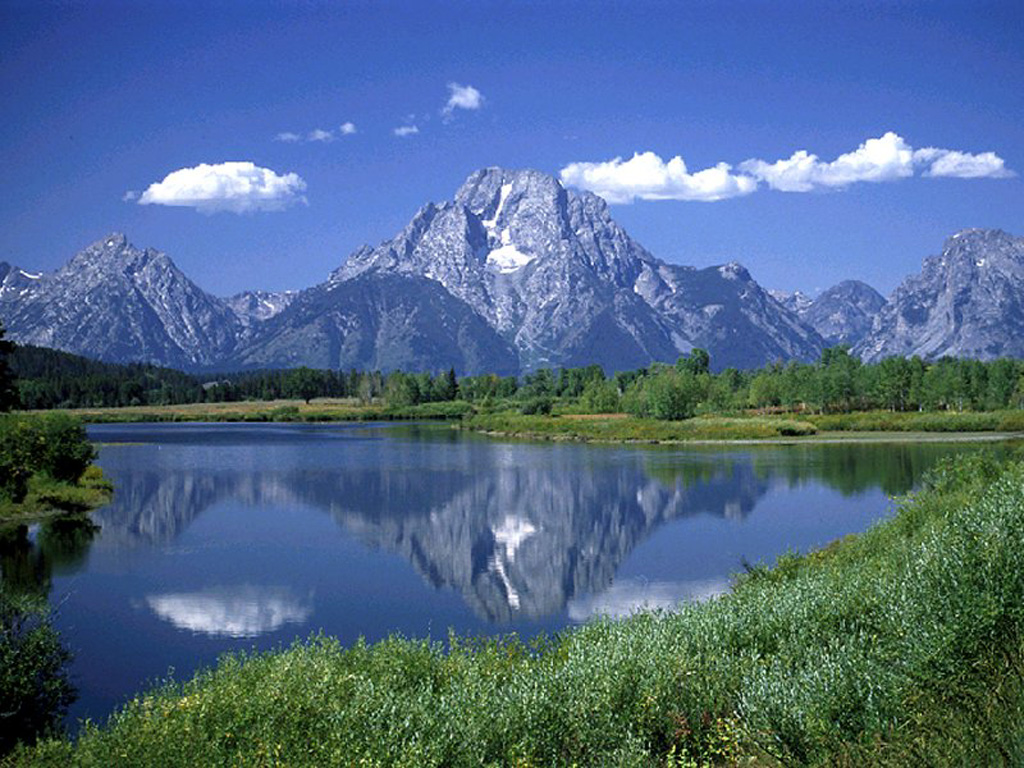
%> input picture School/ECE 302/Image Processing/Edge Detection/mountain.jpg, 1024 x 768 px
$ octave edge_detection.m   (GNU Octave 9; MATLAB toolbox functions it lacks are replaced by stand-ins)
%> lines starting %> are read from the running program, lines starting %| are printed output that depends on the picture; in (x1, y1, x2, y2) boxes, pixels count from 0 and x2, y2 are one past the last pixel; in counts of white or black regions, pixels touching at a corner belong together; the program's own positions count from 1
%Image Processing Edge Detection
clc; clear;
close all;
imtool close all;
mountain = imread('mountain.jpg');
%> mountain is the input picture: size 768x1024x3 uint8; mean R, G, B 78.8, 104.8, 135.1
figure()
imshow(mountain);
grayMountain = mountain(:, :, 1); % Take green channel.
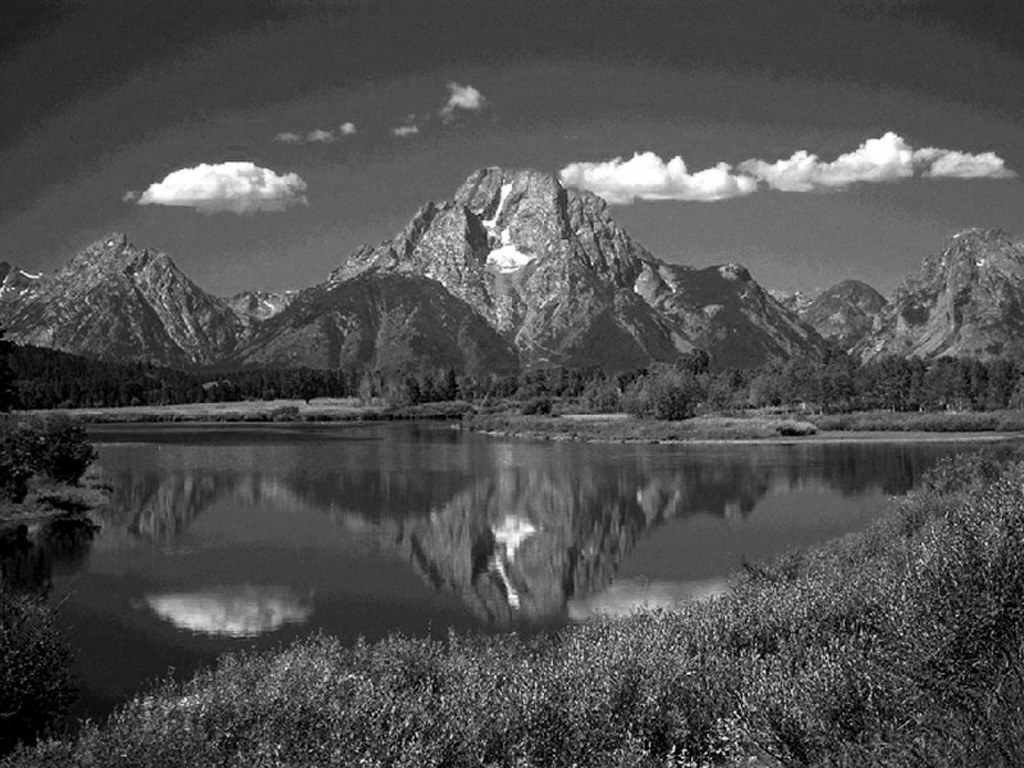
%> grayMountain: size 768x1024 uint8; min 0, max 255, mean 78.8
imshow(grayMountain);
edge1 = edge(grayMountain, 'canny');
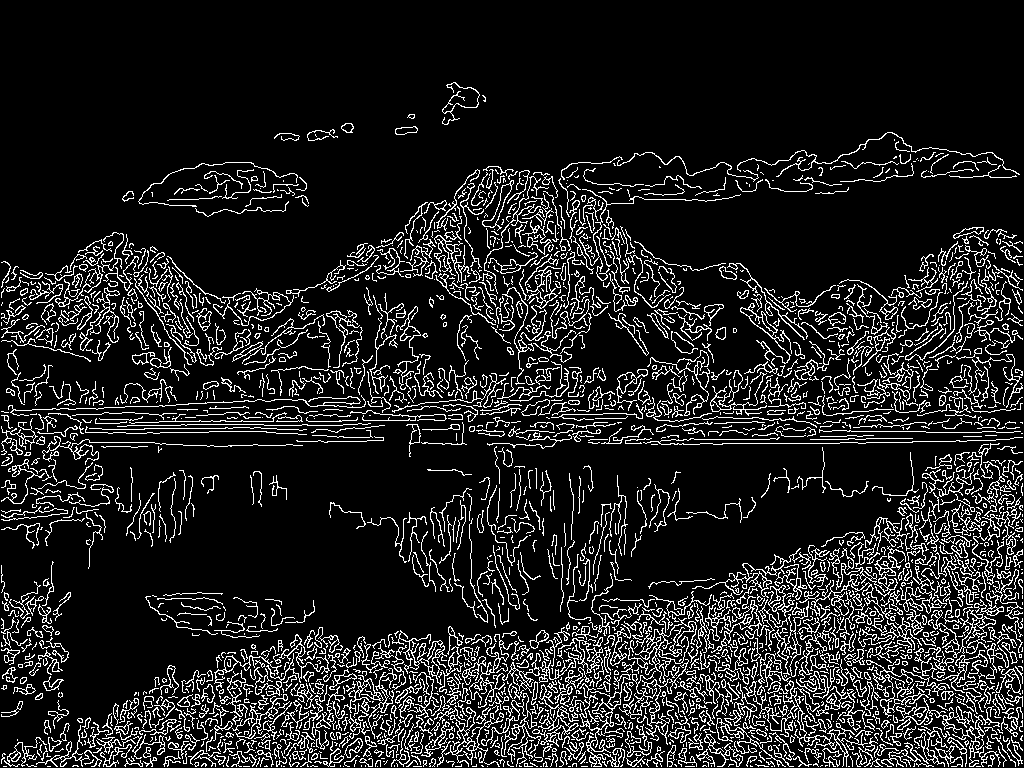
%> edge1: size 768x1024 logical; 12.5% white in thin lines or dots, all inside (x1, y1, x2, y2) = (1, 82, 1023, 767)
edge2 = edge(grayMountain, 'sobel');
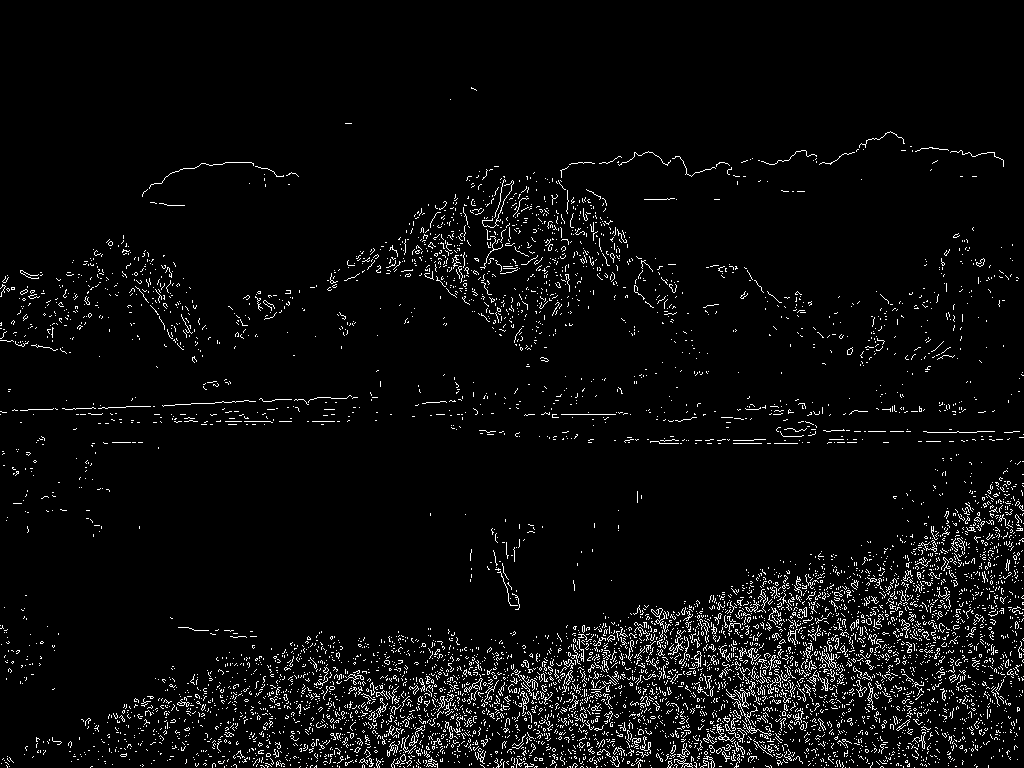
%> edge2: size 768x1024 logical; 4.3% white in thin lines or dots, all inside (x1, y1, x2, y2) = (0, 87, 1024, 768)
edge3 = edge(grayMountain, 'roberts');
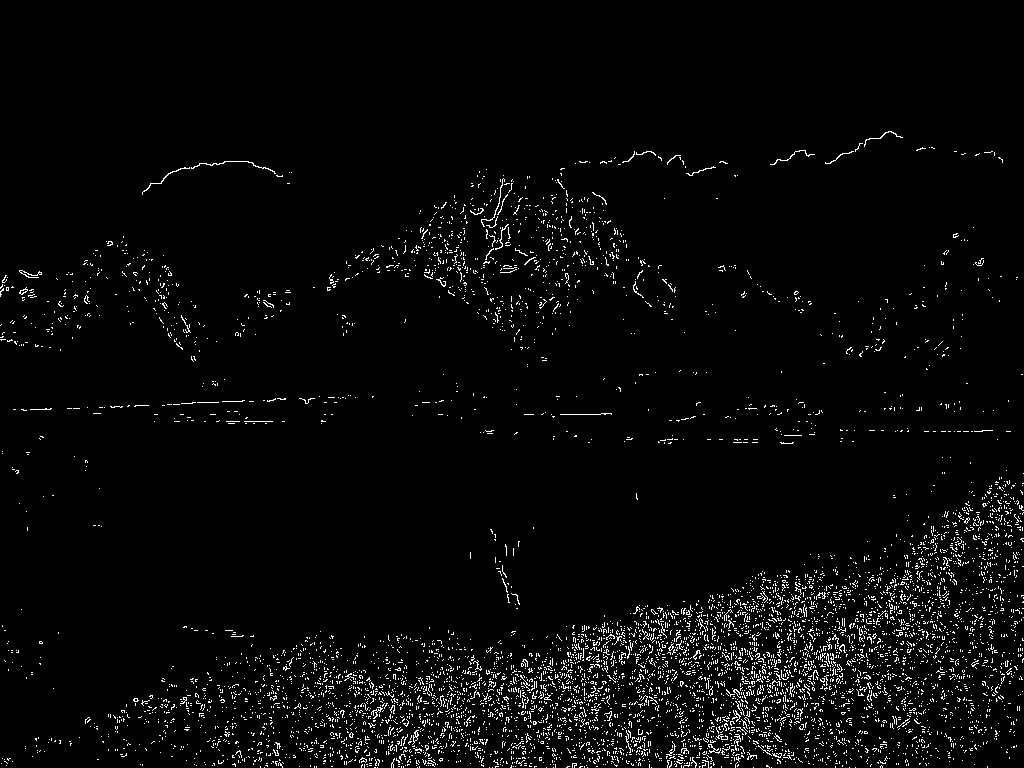
%> edge3: size 768x1024 logical; 3.1% white in thin lines or dots, all inside (x1, y1, x2, y2) = (0, 131, 1024, 768)
figure();
imshow(edge1);
title('canny');
figure();
imshow(edge2);
title('sobel');
figure();
imshow(edge3);
title('prewitt');
